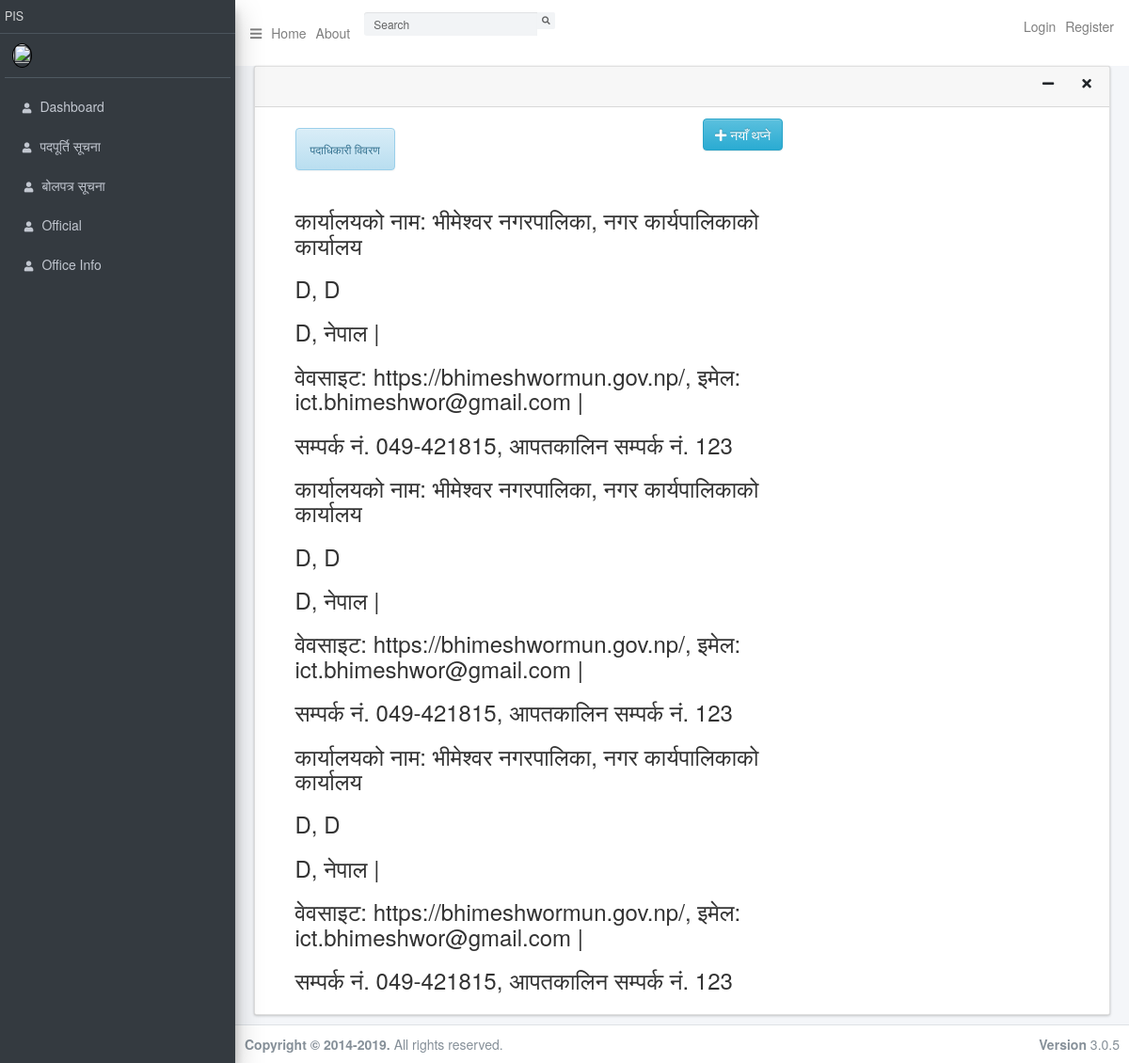
The app's page /office/list/, older data.
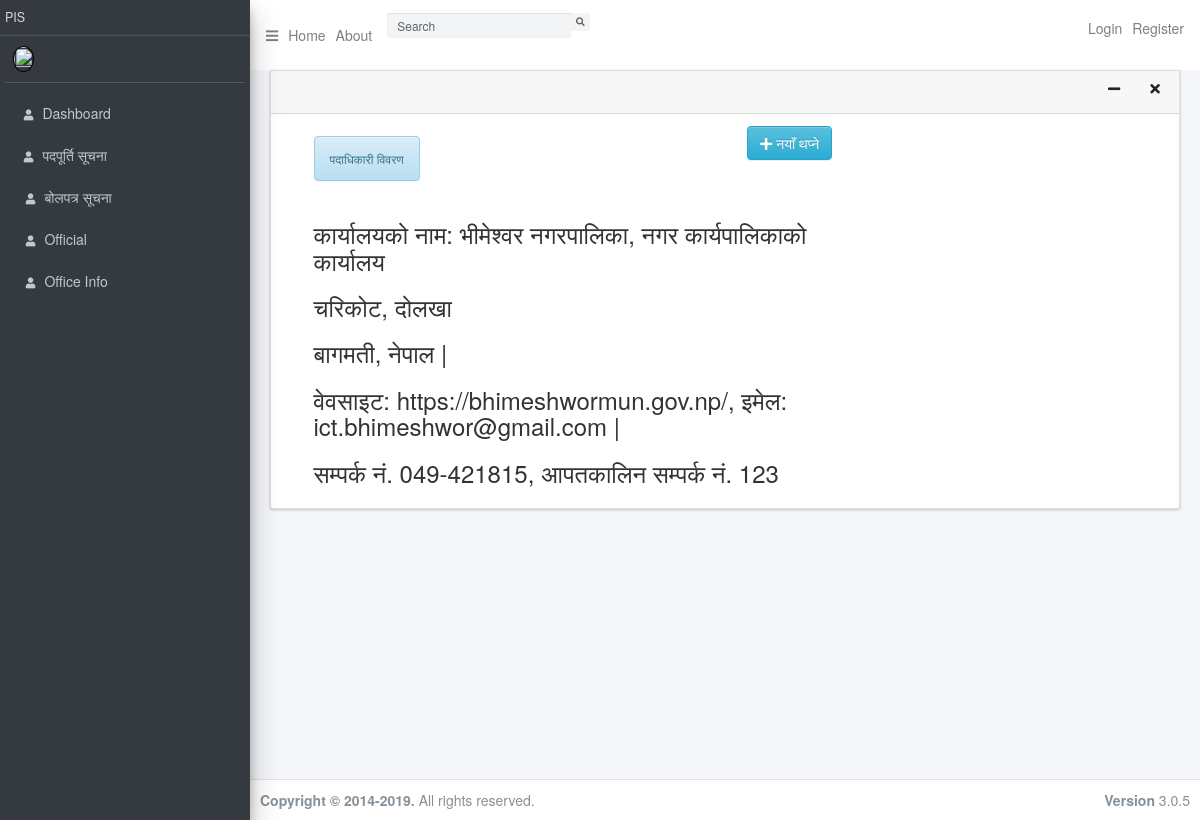
The same page, newer data.
### screendisplay/models.py (models this page shows, shortened)
class OfficeInfo(models.Model):
    office_name = models.CharField(max_length=150, verbose_name="नाम")
    office_sec_name = models.CharField(max_length=50, verbose_name="नाम")
    office_website = models.CharField(max_length=50, verbose_name="वेबसाइट")
    office_email = models.CharField(max_length=150, verbose_name="इमेल")
    office_phoneno = models.CharField(max_length=50, verbose_name="फोन नं.")
    office_emergencyno = models.CharField(max_length=50, verbose_name="अन्य आपतकालीन नं.")
    date_posted = models.DateTimeField(default=timezone.now)
    created_by = models.ForeignKey(User, on_delete=models.CASCADE)
    office_image = models.ImageField(upload_to='office_uploaded_image', verbose_name="फोटो")
    office_address_province = models.CharField(max_length=50, verbose_name="प्रदेश", blank=True)
    office_address_district = models.CharField(max_length=50, verbose_name="जिल्ला", blank=True)
    office_address_locallevel = models.CharField(max_length=50, verbose_name="पालिका", blank=True)

### screendisplay/views.py (the view)
# urls.py: path('office/list/', OfficeListView.as_view(), name='office-list'),
class OfficeListView(ListView):
	model = OfficeInfo
	template_name = 'screendisplay/office_list.html'
	context_object_name = 'office_list'

### screendisplay/templates/screendisplay/office_list.html
{% extends "screendisplay/basebackend.html" %}
{% load crispy_forms_tags %}
{% block content %}
<div class="col-md-8">
    <div class="d-flex justify-content-between">
        <div><h6 class="text-center alert alert-info">पदाधिकारी विवरण</h6></div>
        <div>
            <a href="{% url 'office-create' %}" class="btn btn-info btn-bg">
                <i class="fas fa-plus"></i> नयाँ थप्ने
            </a>
        </div>
    </div>
    {% for office in office_list %}
    <h3>कार्यालयको नाम: {{ office.office_name }}, {{ office.office_sec_name }}</h3>
    <h3>{{ office.office_address_locallevel }}, {{ office.office_address_district }}</h3>
    <h3>{{ office.office_address_province }}, नेपाल |</h3>
    <h3>वेवसाइट: {{ office.office_website }}, इमेल: {{ office.office_email }} |</h3>
    <h3>सम्पर्क नं. {{ office.office_phoneno }}, आपतकालिन सम्पर्क नं. {{ office.office_emergencyno }}</h3>
    {% endfor %}
</div>
{% endblock content %}

Row changes from the older to the newer data that the page shows:
removed OfficeInfo: office_name "भीमेश्वर नगरपालिका", office_sec_name "नगर कार्यपालिकाको कार्यालय", office_address_locallevel "D", office_address_district "D", office_address_province "D", office_website "https://bhimeshwormun.gov.np/", office_email "ict.bhimeshwor@gmail.com", office_phoneno "049-421815", office_emergencyno "123"
removed OfficeInfo: office_name "भीमेश्वर नगरपालिका", office_sec_name "नगर कार्यपालिकाको कार्यालय", office_address_locallevel "D", office_address_district "D", office_address_province "D", office_website "https://bhimeshwormun.gov.np/", office_email "ict.bhimeshwor@gmail.com", office_phoneno "049-421815", office_emergencyno "123"
changed OfficeInfo "भीमेश्वर नगरपालिका": office_address_locallevel "D" → "चरिकोट"; office_address_district "D" → "दोलखा"; office_address_province "D" → "बागमती"
